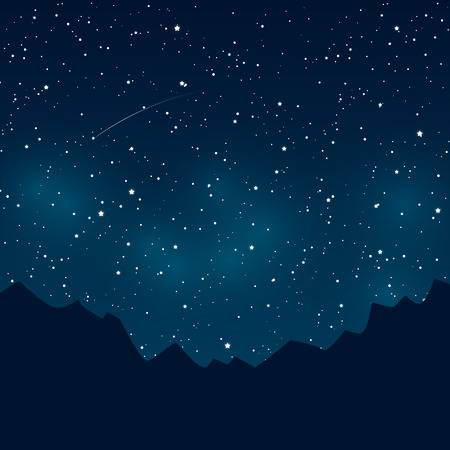
#> input picture src/img/8/cieloEstrellado.jpg, 450 x 450 px
$ python example.py
#> lines starting #> are read from the running program, lines starting #| are printed output that depends on the picture
import cv2

image = cv2.imread("../src/img/8/cieloEstrellado.jpg")
#> image is the input picture: shape (450, 450, 3); mean B, G, R 66.5, 36.4, 3.2

for i in range(6):
    cv2.imshow("Recursividad " + str(i), image)
    image = cv2.pyrDown(image)
#> this loop made 6 passes
#> pass 1, `image = cv2.pyrDown(image)`:
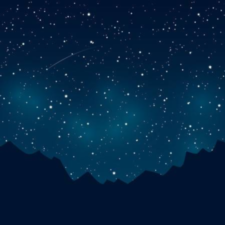
#> image: shape (225, 225, 3); mean B, G, R 66.5, 36.4, 3.2
#> pass 3, `image = cv2.pyrDown(image)`:
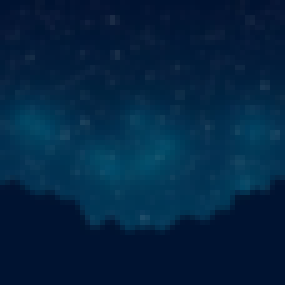
#> image: shape (57, 57, 3) (shown 5 times larger); mean B, G, R 66.2, 36.1, 3.1

cv2.waitKey(0)
cv2.destroyAllWindows()
